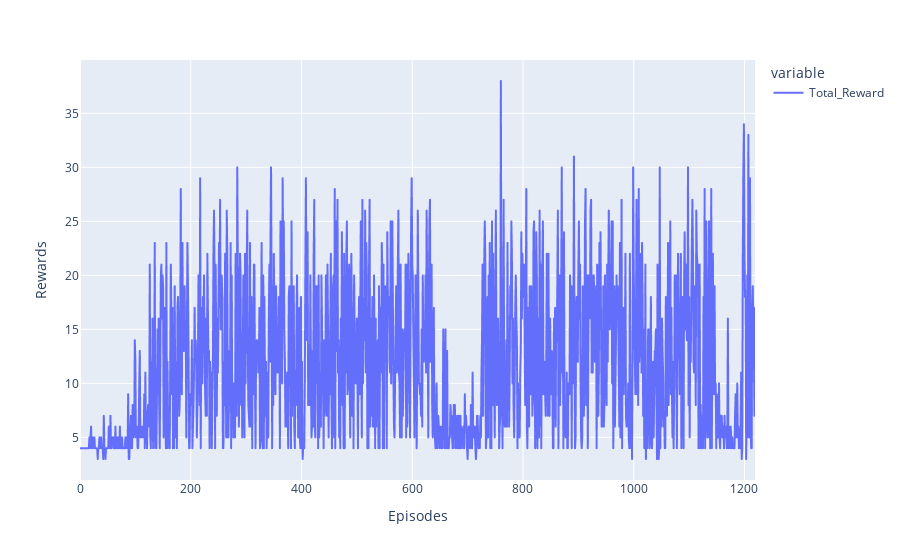

The code cell stored with this chart in its notebook:
### Code cell
vizualition.rewards_by_episode()

### Figure 1 — Plotly figure (JSON) as saved in the notebook; plotly's stock layout.template omitted (floating-point values rounded to 4 significant figures; data arrays with more than 128 entries replaced by an {"elided": "..."} marker saying what was removed)
{"data": [{"hovertemplate": "variable=Total_Reward<br>index=%{x}<br>value=%{y}<extra></extra>", "legendgroup": "Total_Reward", "line": {"color": "#636efa", "dash": "solid"}, "marker": {"symbol": "circle"}, "mode": "lines", "name": "Total_Reward", "showlegend": true, "type": "scattergl", "x": {"elided": "1220 int values"}, "xaxis": "x", "y": {"elided": "1220 int values"}, "yaxis": "y"}], "layout": {"legend": {"title": {"text": "variable"}, "tracegroupgap": 0}, "margin": {"t": 60}, "xaxis": {"anchor": "y", "domain": [0, 1], "title": {"text": "Episodes"}}, "yaxis": {"anchor": "x", "domain": [0, 1], "title": {"text": "Rewards"}}}}
